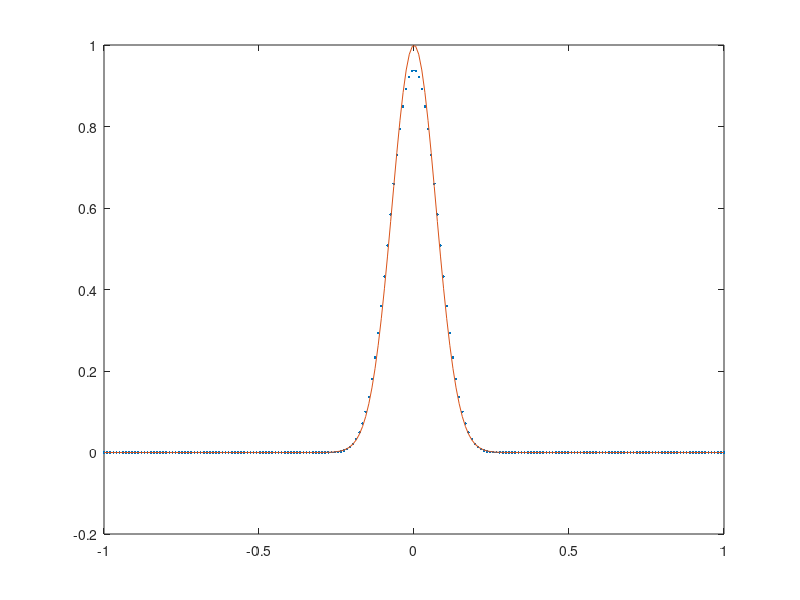
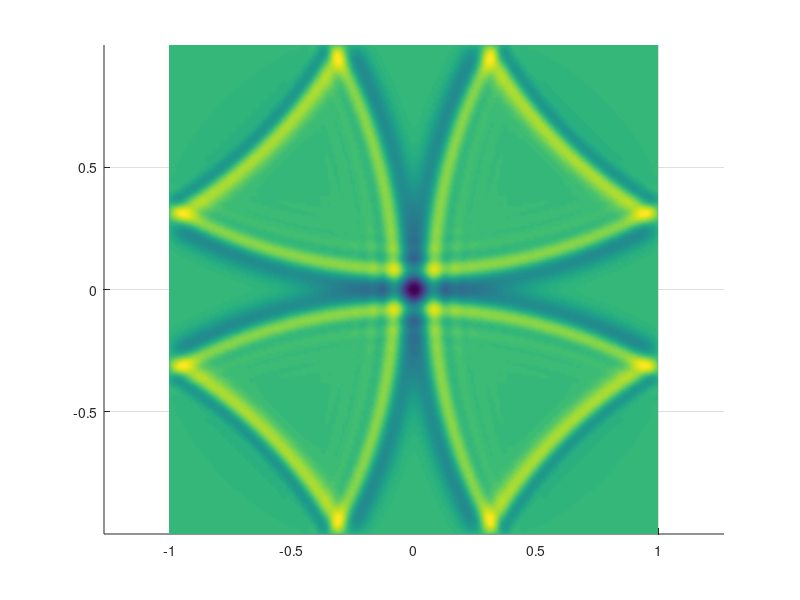
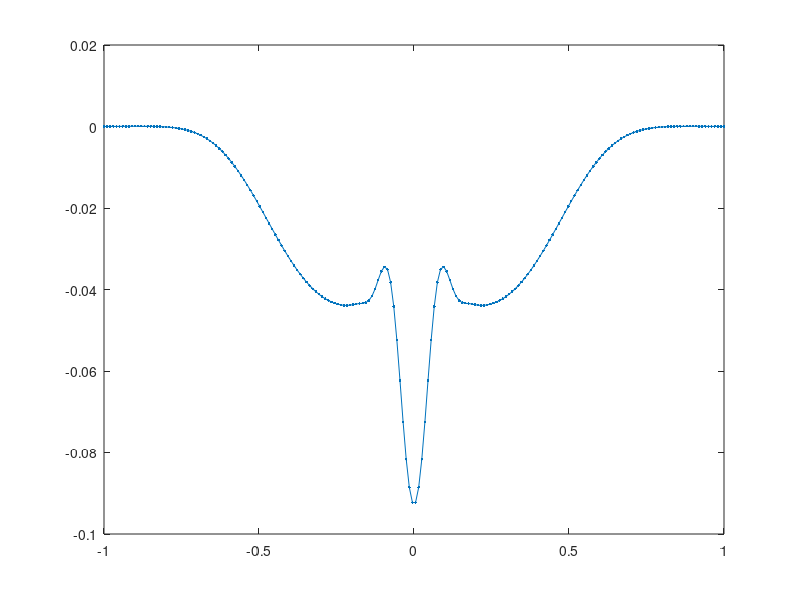

These charts were generated, in order, by the following MATLAB code:
N = 200;
x = linspace(-1,1,N)';
h = 2/N;
dt = .5*h;

e = ones(N,1);
A = diag(2*e) - diag(e(2:end),1) - diag(e(2:end),-1);
A = sparse(A);
% A(1,1) = 1; A(end,end) = 1;

p0 = @(x) exp(-10^2*(x).^2);
% p0 = @(x) .5*(exp(-10^2*(x-.5).^2) + exp(-10^2*(x+.5).^2));
p = p0(x);
pp = p;

% c2 = 1 + (x > 0);
% c2 = 1+25*(x.^2+y.^2 < .125);
c2 = 1;

time = 0;
FinalTime = 4;
Nsteps = ceil(FinalTime/dt);
dt = FinalTime/Nsteps;
for i = 1:Nsteps

    %   p(k+1)-2*p(k)+p(k-1) + dt^2*A*p(k) = 0
    
    ptmp = 2*p-pp - c2.*((dt/h)^2*A*p);
    pp = p;
    p = ptmp;
    if mod(i,25)==0
        clf
        plot(x,p,'.-')               
        axis([-1 1 -1 1])
        drawnow        
    end
end
clf
plot(x,p,'.')               
hold on
plot(x,p0(x))



%%
N = 200;
[x y] = meshgrid(linspace(-1,1,N));
h = 2/N;
dt = .5*h;

e = ones(N,1);
A = diag(2*e) - diag(e(2:end),1) - diag(e(2:end),-1);
A = sparse(A);

p = exp(-25^2*((x).^2+y.^2));
% p = abs(x)<.5 & abs(y) <.5;

pp = p;

%c2 = 1 + (x > 0);
% c2 = 1+25*(x.^2+y.^2 < .125);
c2 = 1;

time = 0;
FinalTime = 2;
Nsteps = ceil(FinalTime/dt);
dt = FinalTime/Nsteps;
figure
for i = 1:Nsteps
    
    ptmp = 2*p-pp - c2.*((dt/h)^2*(A*p + p*A));
    pp = p;
    p = ptmp;
    if mod(i,10)==0
        clf
        %         color_line3(x,y,p,p,'.')
        surf(x,y,p);shading interp
%                 axis([-1 1 -1 1 -1 1])
                view(2)
                axis equal;   axis tight
%         [~,id] = min(abs(y(:,1)));
%         plot(x(id,:),p(id,:),'.-')
        
        drawnow
    end
end
max(p(:))
po = p;

%%
p = po;
A = (1/3)*(diag(e) + diag(e(2:end),1) + diag(e(2:end),-1));
for i = 1:25
    p = .5*(A*p + p*A);
end
figure
[~,id] = min(abs(y(:,1)));
        plot(x(id,:),p(id,:),'.-')
        return
surf(x,y,p) 
shading interp 
axis equal
axis tight

view(2)

